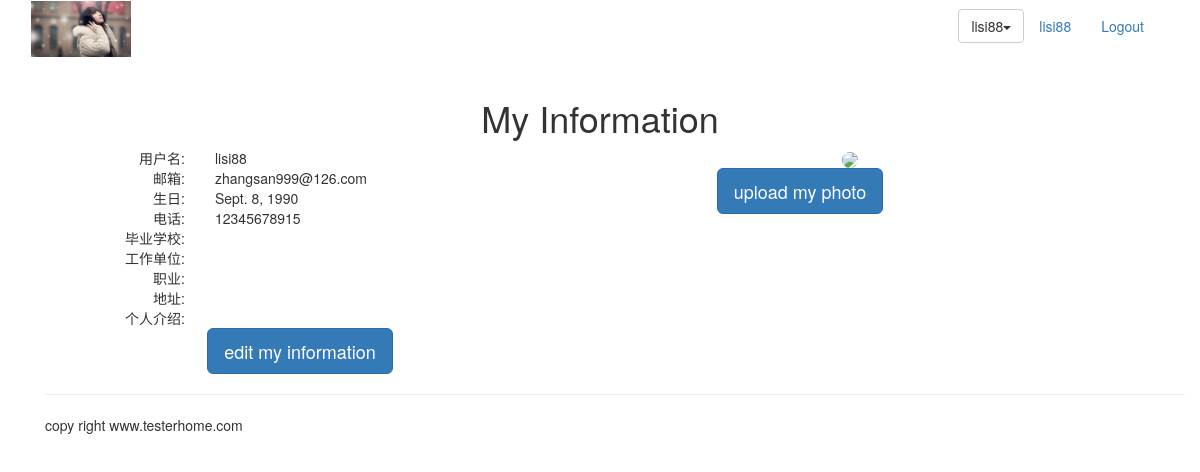
Page /account/my-information/ (signed in) on the earlier database version.
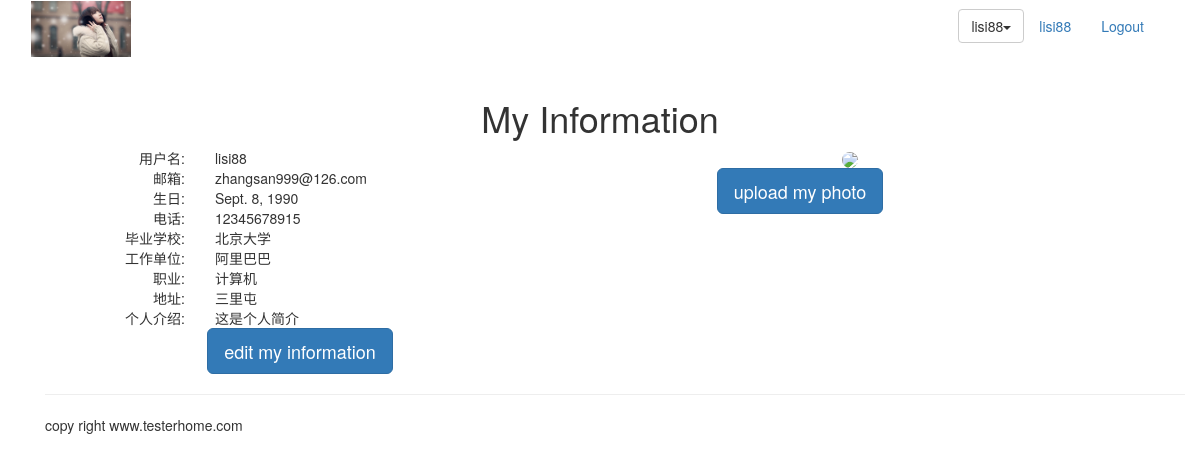
Same page on the later database version.
### account/models.py (models this page shows, shortened)
class UserInfo(models.Model):
    user = models.OneToOneField(User, unique=True)
    school = models.CharField(max_length=100, blank=True)
    company = models.CharField(max_length=100, blank=True)
    profession = models.CharField(max_length=100, blank=True)
    address = models.CharField(max_length=100, blank=True)
    aboutme = models.TextField(blank=True)
    photo = models.ImageField(blank=True)
    """
    blank=True  表示可以为空
    """

### account/views.py (the view)
@login_required(login_url='account/login')
def myself(request):
    user = User.objects.get(username=request.user.username)
    userprofile = UserProfile.objects.get(user=user)
    userinfo = UserInfo.objects.get(user=user)
    return render(request, "account/myself.html", {"user":user, "userinfo":userinfo, "userprofile":userprofile})

### templates/account/myself.html (shortened to what this page needs)
{% extends "base.html" %}
{% block content %}
<div class="row text-center vertical-middle-sm">
    <h1>My Information</h1>
    <div class="row">
        <div class="col-md-6" >
            <div class="row">
                <div class="col-md-4 text-right"><span>用户名:</span></div>
                <div class="col-md-8 text-left">{{user.username}}</div>
            </div>
            <div class="row">
                <div class="col-md-4 text-right"><span>邮箱:</span></div>
                <div class="col-md-8 text-left">{{user.email}}</div>
            </div>
            <div class="row">
                <div class="col-md-4 text-right"><span>生日:</span></div>
                <div class="col-md-8 text-left">{{userprofile.birth}}</div>
            </div>
            <div class="row">
                <div class="col-md-4 text-right"><span>电话:</span></div>
                <div class="col-md-8 text-left">{{userprofile.phone}}</div>
            </div>
            <div class="row">
                <div class="col-md-4 text-right"><span>毕业学校:</span></div>
                <div class="col-md-8 text-left">{{userinfo.school}}</div>
            </div>
            <div class="row">
                <div class="col-md-4 text-right"><span>工作单位:</span></div>
                <div class="col-md-8 text-left">{{userinfo.company}}</div>
            </div>
            <div class="row">
                <div class="col-md-4 text-right"><span>职业:</span></div>
                <div class="col-md-8 text-left">{{userinfo.profession}}</div>
            </div>
            <div class="row">
                <div class="col-md-4 text-right"><span>地址:</span></div>
                <div class="col-md-8 text-left">{{userinfo.address}}</div>
            </div>
            <div class="row">
                <div class="col-md-4 text-right"><span>个人介绍:</span></div>
                <div class="col-md-8 text-left">{{userinfo.aboutme}}</div>
            </div>
            <div class="row">
                <a href="{% url 'account:edit_my_information' %}"><button class="btn btn-primary btn-lg">edit my information</button></a>
            </div>
        </div>
        <div class="col-md-6">
            {% load staticfiles %}
            <div style="margin-right:100px">
                {% if userinfo.photo %}
                <img src="{{ userinfo.photo | striptags }}" class="img-circle" id="my_photo" name="user_face">
                {% else %}
                <img name="user_face" src="{% static 'images/new.jpg' %}" class="img-circle" id="my_photo">
                {% endif %}
            <div style="margin-right:100px"><button class="btn btn-primary btn-lg" id="upload_image" onclick="upload_image_layer()">upload my photo</button></div>
        </div>
    </div>
</div>
{% endblock %}

Differences in the rows shown:
now on this page (row edited): UserInfo: school "北京大学", company "阿里巴巴", profession "计算机", address "三里屯", aboutme "这是个人简介"
